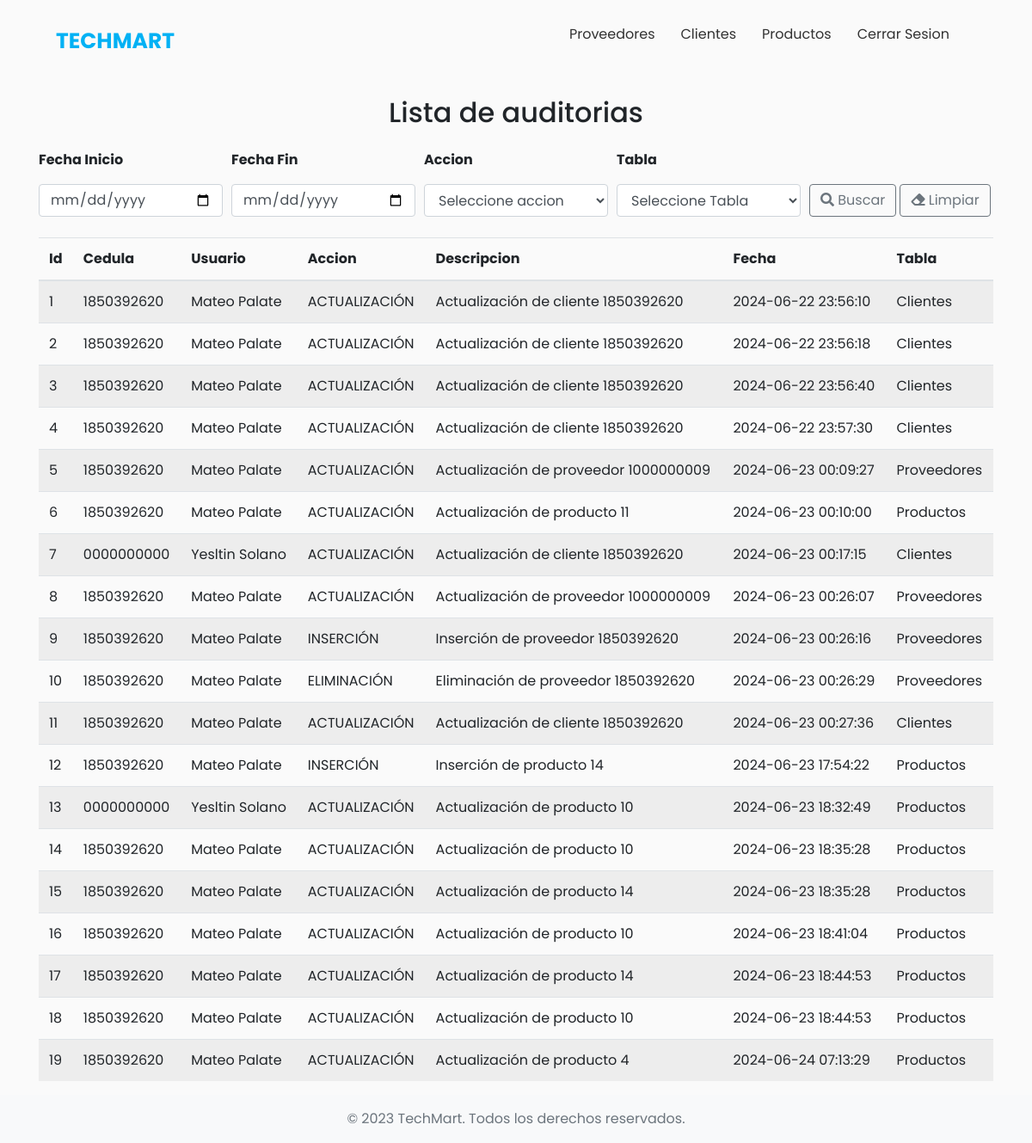
Page /auditoria.php on the committed database.
### tables this page shows
CREATE TABLE `auditoria` (
  `id` int NOT NULL AUTO_INCREMENT,
  `usuario_cedula` varchar(10) DEFAULT NULL,
  `usuario` varchar(50) NOT NULL,
  `accion` varchar(50) NOT NULL,
  `descripcion` text,
  `fecha` datetime DEFAULT NULL,
  `tabla` varchar(100) DEFAULT NULL,
  PRIMARY KEY (`id`)
);

### auditoria.php (the view, shortened to what this page needs)
<?php
include("php/conexion.php");
$fechaInicio = isset($_GET['fecha_inicio']) ? $_GET['fecha_inicio'] : '';
$fechaFin = isset($_GET['fecha_fin']) ? $_GET['fecha_fin'] : '';
$sql = "SELECT * FROM auditoria WHERE 1=1";
$auditorias = $conexion->query($sql);
?>
<!DOCTYPE html>
<html lang="en">
<head>
    <link rel="stylesheet" href="https://stackpath.bootstrapcdn.com/bootstrap/4.5.2/css/bootstrap.min.css">
    <link rel="stylesheet" href="https://use.fontawesome.com/releases/v5.15.3/css/all.css">
    <link rel="stylesheet" href="css/styleBase.css">
</head>
<body>
    <header class="header">
        <div class="menu container">
            <div class="logo" onclick="location.href='menu.php';" style="cursor: pointer;">TechMart</div>
            <nav class="navbar">
                <ul>
                    <li><a href="proveedores.php"> Proveedores</a></li>
                    <li><a href="clientes.php"> Clientes</a></li>
                    <li><a href="productos.php"> Productos</a></li>
                    <li><a href="php/cerrarSesion.php?logout=true" id="cerrar">Cerrar Sesion</a></li>
                </ul>
            </nav>
        </div>
    </header>
    <div class="d-flex flex-column min-vh-100">
        <div class="container flex-grow-1 mt-3">
            <div class="text-center text-celeste mb-4">
                <h2>Lista de auditorias</h2>
            </div>
            <form method="get" action="auditoria.php" class="mb-4">
                <div class="form-row">
                    <div class="col">
                        <p><strong>Fecha Inicio</strong> </p>
                        <input type="date" class="form-control" id="fechaInicio" name="fecha_inicio" max="<?php echo date('Y-m-d'); ?>" value="<?php echo $fechaInicio; ?>" placeholder="Fecha Inicio">
                    </div>
                    <div class="col">
                        <p><strong>Fecha Fin</strong> </p>
                        <input type="date" class="form-control" id="fechaFin" name="fecha_fin" max="<?php echo date('Y-m-d'); ?>" value="<?php echo $fechaFin; ?>" placeholder="Fecha Fin">
                    </div>
                    <div class="col">
                    <p><strong>Accion</strong> </p>
                        <select class="form-control" name="accion">
                            <option value="">Seleccione accion</option>
                        </select>
                    </div>
                    <div class="col">
                        <p><strong>Tabla</strong> </p>
                        <select class="form-control" name="tabla">
                            <option value="">Seleccione Tabla</option>
                        </select>
                    </div>
                    <div class="col">
                    <p><strong><br></strong></p>
                        <button class="btn btn-outline-secondary" type="submit">
                            <i class="fas fa-search"></i> Buscar
                        </button>
                        <a href="auditoria.php" class="btn btn-outline-secondary">
                            <i class="fas fa-eraser"></i> Limpiar
                        </a>
                    </div>
                </div>
            </form>
            <div class="table-responsive">
                <table class="table table-striped table-hover">
                    <thead>
                        <tr>
                            <th>Id</th>
                            <th>Cedula</th>
                            <th>Usuario</th>
                            <th>Accion</th>
                            <th>Descripcion</th>
                            <th>Fecha</th>
                            <th>Tabla</th>
                        </tr>
                    </thead>
                    <tbody>
                        <?php if ($auditorias->num_rows > 0) {
                            while($auditoria = $auditorias->fetch_assoc()) { ?>
                                <tr>
                                    <td><?php echo $auditoria['id']; ?></td>
                                    <td><?php echo $auditoria['usuario_cedula']; ?></td>
                                    <td><?php echo $auditoria['usuario']; ?></td>
                                    <td><?php echo $auditoria['accion']; ?></td>
                                    <td><?php echo $auditoria['descripcion']; ?></td>
                                    <td><?php echo $auditoria['fecha']; ?></td>
                                    <td><?php echo $auditoria['tabla']; ?></td>
                                </tr>
                            <?php }
                        } else { ?>
                            <tr>
                                <td colspan="7">No se encontraron auditorías con los criterios de búsqueda.</td>
                            </tr>
                        <?php } ?>
                    </tbody>
                </table>
            </div>
        </div>
    </div>
    <footer class="bg-light py-3 mt-auto">
        <div class="container text-center">
            <span class="text-muted">&copy; 2023 TechMart. Todos los derechos reservados.</span>
        </div>
    </footer>
</body>
</html>

### css/styleBase.css (style rules this page uses)
* { margin: 0; padding: 0; box-sizing: border-box; }
body { font-family: 'Poppins', sans-serif; background-color: #FAFAFA; }
.header { background-color: #FAFAFA; padding: 20px 0; }
.menu { display: flex; justify-content: space-between; align-items: center; max-width: 1100px; margin: 0 auto; }
.logo { font-size: 25px; font-weight: bold; text-transform: uppercase; color: #02B1F4; }
.menu .navbar { display: flex; align-items: center; }
.menu .navbar ul { display: flex; justify-content: space-between; }
.menu .navbar ul li { list-style-type: none; }
.menu .navbar ul li a { color: #323232; padding: 15px; text-decoration: none; }

### rows in the picture
auditoria: id "1", usuario_cedula "1850392620", usuario "Mateo Palate", accion "ACTUALIZACIÓN", descripcion "Actualización de cliente 1850392620", fecha "2024-06-22 23:56:10", tabla "Clientes"
auditoria: id "2", usuario_cedula "1850392620", usuario "Mateo Palate", accion "ACTUALIZACIÓN", descripcion "Actualización de cliente 1850392620", fecha "2024-06-22 23:56:18", tabla "Clientes"
auditoria: id "3", usuario_cedula "1850392620", usuario "Mateo Palate", accion "ACTUALIZACIÓN", descripcion "Actualización de cliente 1850392620", fecha "2024-06-22 23:56:40", tabla "Clientes"
auditoria: id "4", usuario_cedula "1850392620", usuario "Mateo Palate", accion "ACTUALIZACIÓN", descripcion "Actualización de cliente 1850392620", fecha "2024-06-22 23:57:30", tabla "Clientes"
auditoria: id "5", usuario_cedula "1850392620", usuario "Mateo Palate", accion "ACTUALIZACIÓN", descripcion "Actualización de proveedor 1000000009", fecha "2024-06-23 00:09:27", tabla "Proveedores"
auditoria: id "6", usuario_cedula "1850392620", usuario "Mateo Palate", accion "ACTUALIZACIÓN", descripcion "Actualización de producto 11", fecha "2024-06-23 00:10:00", tabla "Productos"
auditoria: id "7", usuario_cedula "0000000000", usuario "Yesltin Solano", accion "ACTUALIZACIÓN", descripcion "Actualización de cliente 1850392620", fecha "2024-06-23 00:17:15", tabla "Clientes"
auditoria: id "8", usuario_cedula "1850392620", usuario "Mateo Palate", accion "ACTUALIZACIÓN", descripcion "Actualización de proveedor 1000000009", fecha "2024-06-23 00:26:07", tabla "Proveedores"
auditoria: id "9", usuario_cedula "1850392620", usuario "Mateo Palate", accion "INSERCIÓN", descripcion "Inserción de proveedor 1850392620", fecha "2024-06-23 00:26:16", tabla "Proveedores"
auditoria: id "10", usuario_cedula "1850392620", usuario "Mateo Palate", accion "ELIMINACIÓN", descripcion "Eliminación de proveedor 1850392620", fecha "2024-06-23 00:26:29", tabla "Proveedores"
auditoria: id "11", usuario_cedula "1850392620", usuario "Mateo Palate", accion "ACTUALIZACIÓN", descripcion "Actualización de cliente 1850392620", fecha "2024-06-23 00:27:36", tabla "Clientes"
auditoria: id "12", usuario_cedula "1850392620", usuario "Mateo Palate", accion "INSERCIÓN", descripcion "Inserción de producto 14", fecha "2024-06-23 17:54:22", tabla "Productos"
auditoria: id "13", usuario_cedula "0000000000", usuario "Yesltin Solano", accion "ACTUALIZACIÓN", descripcion "Actualización de producto 10", fecha "2024-06-23 18:32:49", tabla "Productos"
auditoria: id "14", usuario_cedula "1850392620", usuario "Mateo Palate", accion "ACTUALIZACIÓN", descripcion "Actualización de producto 10", fecha "2024-06-23 18:35:28", tabla "Productos"
auditoria: id "15", usuario_cedula "1850392620", usuario "Mateo Palate", accion "ACTUALIZACIÓN", descripcion "Actualización de producto 14", fecha "2024-06-23 18:35:28", tabla "Productos"
auditoria: id "16", usuario_cedula "1850392620", usuario "Mateo Palate", accion "ACTUALIZACIÓN", descripcion "Actualización de producto 10", fecha "2024-06-23 18:41:04", tabla "Productos"
auditoria: id "17", usuario_cedula "1850392620", usuario "Mateo Palate", accion "ACTUALIZACIÓN", descripcion "Actualización de producto 14", fecha "2024-06-23 18:44:53", tabla "Productos"
auditoria: id "18", usuario_cedula "1850392620", usuario "Mateo Palate", accion "ACTUALIZACIÓN", descripcion "Actualización de producto 10", fecha "2024-06-23 18:44:53", tabla "Productos"
auditoria: id "19", usuario_cedula "1850392620", usuario "Mateo Palate", accion "ACTUALIZACIÓN", descripcion "Actualización de producto 4", fecha "2024-06-24 07:13:29", tabla "Productos"
